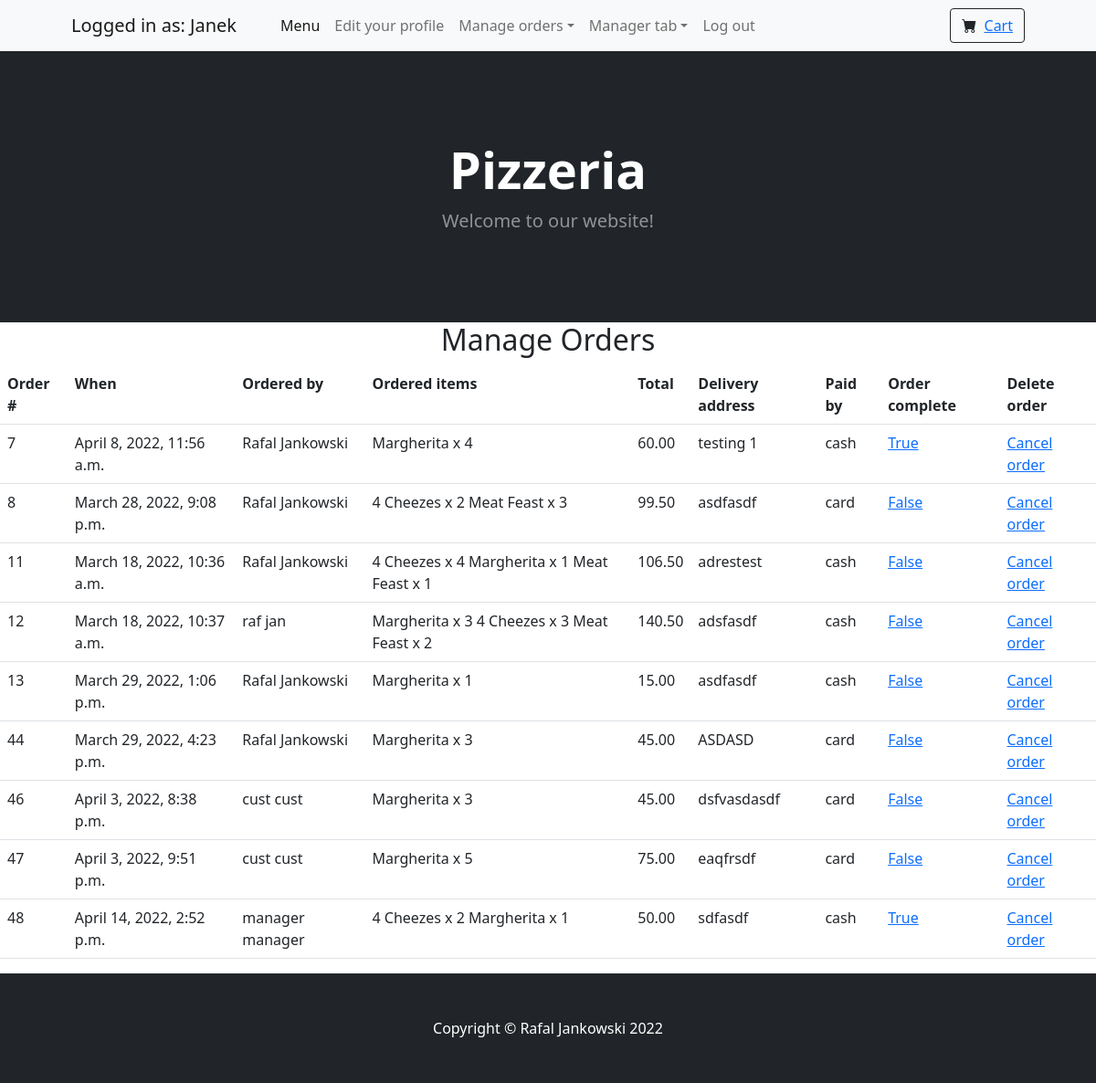
The app's page /listorder (signed in), older data.
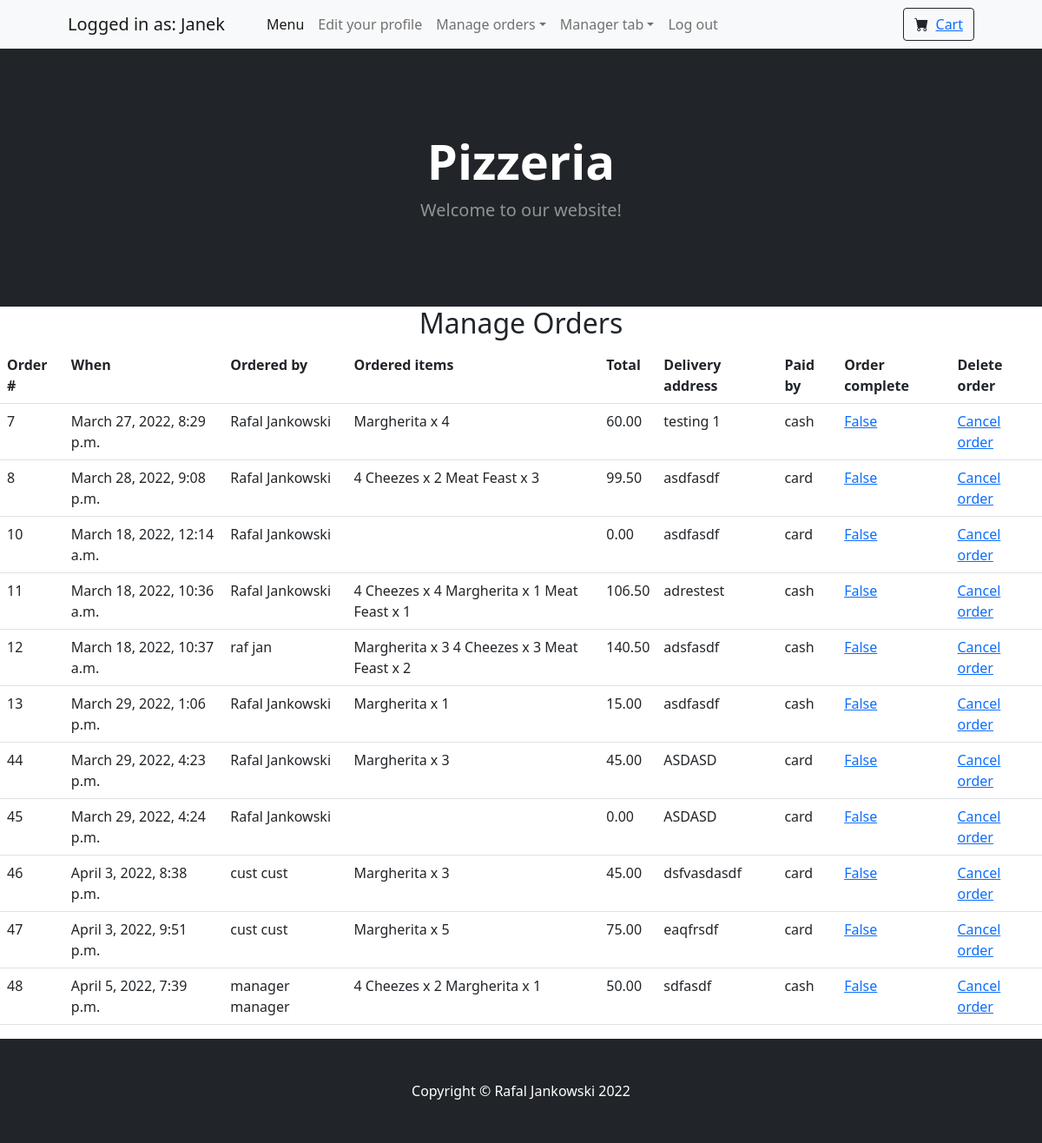
The same page, newer data.
### PizzeriaManager/models.py (models this page shows)
class Order(models.Model):
    customer = models.ForeignKey(
        User,
        null=True,
        on_delete=models.CASCADE,
        related_name='orders'
    )
    timestamp = models.DateTimeField(auto_now=True)
    total = models.DecimalField(max_digits=6, decimal_places=2, default=0)
    in_cart = models.BooleanField(default=True)
    completed = models.BooleanField(default=False)
    payment_method = models.CharField(max_length=50)
    address = models.CharField(max_length=250)

class OrderItem(models.Model):
    order = models.ForeignKey(
        Order,
        on_delete=models.CASCADE,
        null=True,
        related_name='items'
    )
    pizza_name = models.CharField(max_length=50)
    quantity = models.CharField(max_length=50)
    category = models.CharField(max_length=20)
    price = models.DecimalField(max_digits=10, decimal_places=2)
    size = models.CharField(max_length=5, blank=True)
    toppings = models.ManyToManyField(
        PizzaIngredient,
        blank=True,
        related_name='pizza'
    )

### PizzeriaManager/views.py (the view)
# urls.py: path('listorder', ListOrdersView.as_view(), name='list_orders_managers'),
class ListOrdersView(LoginRequiredMixin, PermissionRequiredMixin, ListView):
    permission_required = ('PizzeriaManager.view_order')
    model = Order
    queryset = Order.objects.all()
    fields = '__all__'
    template_name = 'PizzeriaManager/managerorderlist.html'
    context_object_name = 'orders'

### PizzeriaManager/templates/PizzeriaManager/managerorderlist.html (shortened to what this page needs)
{% extends "PizzeriaManager/_base.html" %}
{% load cart_tag %}
{% block content %}
    <h2 class="text-center">Manage Orders</h2>
    <table class="table">
    <tr>
    <th>Order #</th>
    <th>When</th>
    <th>Ordered by</th>
    <th>Ordered items</th>
    <th>Total</th>
    <th>Delivery address</th>
    <th>Paid by</th>
    <th>Order complete</th>
    <th>Delete order</th>
    </tr>
{% for order in orders %}
    <tr>
    <td>{{ order.id }}</td>
    <td>{{ order.timestamp }}</td>
    <td>{{ order.customer.first_name}} {{ order.customer.last_name }}</td>
     <td>   {% for item in order.items.all %}
        {{ item.pizza_name }} x {{ item.quantity }}
            {% endfor %}</td>
    <td>{{ order.total }}</td>
    <td>{{ order.address }}</td>
    <td>{{ order.payment_method }}</td>
    <td><a href="{% url 'update_orders_manager' order.id %}">{{ order.completed }}</a></td>
    <td><a href="{% url 'delete_orders_manager' order.id %}">Cancel order</a></td>
    </tr>
    {% endfor %}
    </table>
{% endblock %}

Row changes from the older to the newer data that the page shows:
changed Order "testing 1": timestamp "April 8, 2022, 11:56 a.m." → "March 27, 2022, 8:29 p.m."; completed "True" → "False"
added Order: id "10", timestamp "March 18, 2022, 12:14 a.m.", customer.first_name "Rafal", customer.last_name "Jankowski", total "0.00", address "asdfasdf", payment_method "card", completed "False"
added Order: id "45", timestamp "March 29, 2022, 4:24 p.m.", customer.first_name "Rafal", customer.last_name "Jankowski", total "0.00", address "ASDASD", payment_method "card", completed "False"
changed Order "sdfasdf": timestamp "April 14, 2022, 2:52 p.m." → "April 5, 2022, 7:39 p.m."; completed "True" → "False"
